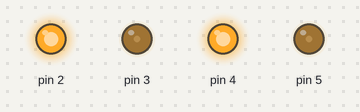
The sketch below on a simulated Arduino Uno, built with avr-gcc and run on an emulated ATmega328P. On the bench: output pins drawn as LEDs (lit = HIGH).

Above: at 0.05 s.
At 4.05 s:
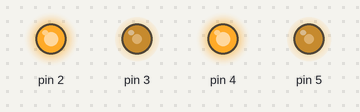
At 7.0 s:
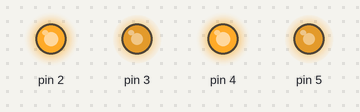
At 10.0 s:
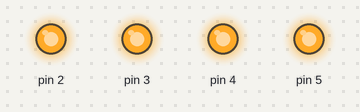
At 14.0 s:
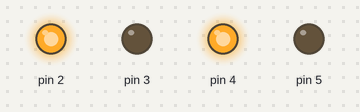
Timing chart, 0 to 16.1 s (numbered marks = the images above):
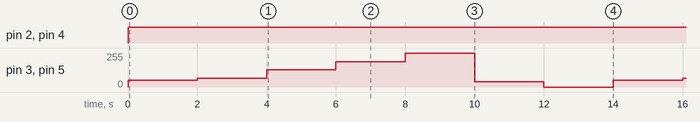

The sketch:

robot_motors_soln.ino
```cpp
/*
 *  Filename: robot_drive.ino
 *  Author: Capt Steven Beyer
 *  Created: 7 Mar 2019 (edited 2 March 2020)
 *  Description: Arduino Sketch to drive the robot at different duty cycles
 *
 *  Assignment:
 *    1) Run the below code while connected to the Moku:Lab
 *
 *
 *  Required Files:
 *    Libraries : none
 *    Packages  : none
 *    Files     : drive.h
 */

#include "Motor.h"

void setup(){
  // initialize robot instance setting pins
  Motor_Init();
}

void loop(){
  /*
  *  Code to drive the DFECBot forward at different duty cycles
  *  This code will repeat continuously until the DFECBot is powered off
  */
  // drive the left and right motors at (50/255)% = 19.6% duty cycle
  // robot.Motor_Forward(int Value, int Value)
  Motor_Forward(50, 50);
  delay(2000);

  // drive both motors at 25% duty cycle
  Motor_Forward(64, 64);
  delay(2000);

  // drive both motors at 50% duty cycle
  Motor_Forward(128, 128);
  delay(2000);

  // drive both motors at 75% duty cycle
  Motor_Forward(191, 191);
  delay(2000);

  // drive both motors at 100% duty cycle
  Motor_Forward(255, 255);
  delay(2000);

  // drive both motors at 15% duty cycle
  Motor_Forward(38, 38);
  delay(2000);

  // stop both motors
  Motor_Stop();
  delay(2000);
}
```

Measured:
- by itself, pin 2, pin 4: LOW → HIGH at 0.00 s
- by itself, pin 3, pin 5: repeats every 14.0 s: 64/255 2.0 s, 128/255 2.0 s, 191/255 2.0 s, 255/255 2.0 s, 38/255 2.0 s, 0/255 2.0 s, 50/255 2.0 s
